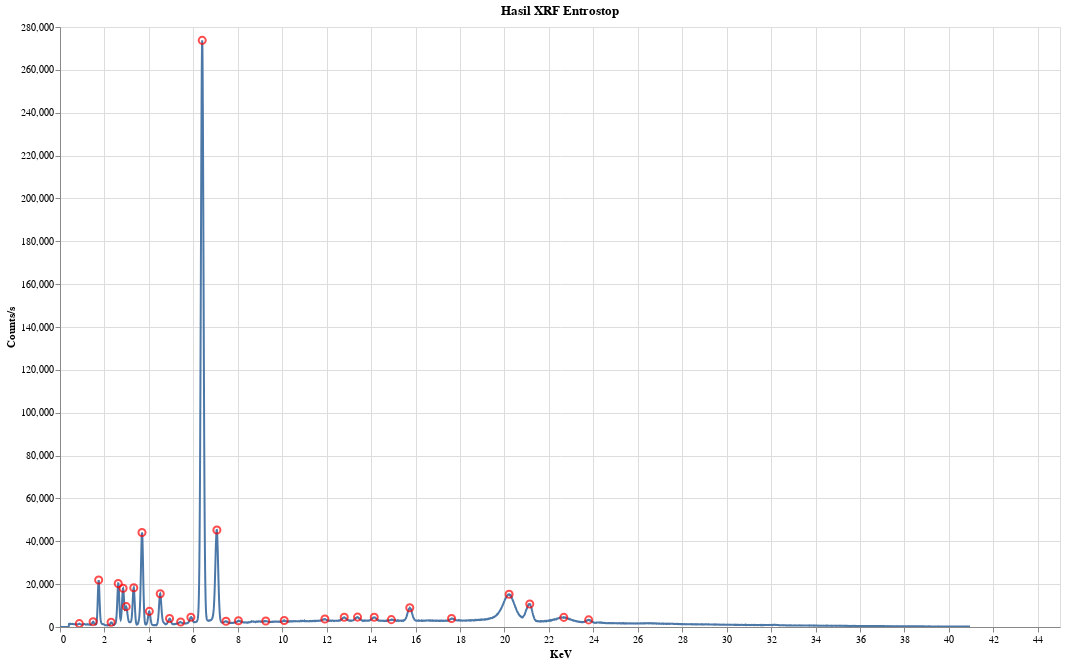

This figure's notebook cell:
### Code cell
plot_data(df_datas["Entrostop"], "Hasil XRF Entrostop", width=1000, height=600, prominence=400)

### Figure 1 — Vega-Lite specification as saved in the notebook (floating-point values rounded to 4 significant figures; data arrays with more than 128 entries replaced by an {"elided": "..."} marker saying what was removed)
{"config": {"view": {"continuousWidth": 300, "continuousHeight": 300}}, "layer": [{"data": {"name": "data-fe8e60a42d2be57129c1e70618ccf6ef"}, "mark": {"type": "line"}, "encoding": {"tooltip": [{"field": "x", "type": "quantitative"}, {"field": "y", "type": "quantitative"}], "x": {"field": "x", "title": "KeV", "type": "quantitative"}, "y": {"field": "y", "title": "Counts/s", "type": "quantitative"}}, "name": "view_2", "title": "Hasil XRF Entrostop"}, {"data": {"name": "data-5eba0e849a09345410c445b21582bb68"}, "mark": {"type": "point", "color": "red", "size": 50}, "encoding": {"tooltip": [{"field": "x", "type": "quantitative"}, {"field": "y", "type": "quantitative"}], "x": {"field": "x", "type": "quantitative"}, "y": {"field": "y", "type": "quantitative"}}}], "height": 600, "params": [{"name": "param_2", "select": {"type": "interval", "encodings": ["x", "y"]}, "bind": "scales", "views": ["view_2"]}], "width": 1000, "$schema": "https://vega.github.io/schema/vega-lite/v5.20.1.json", "datasets": {"data-fe8e60a42d2be57129c1e70618ccf6ef": {"elided": "4096 records"}, "data-5eba0e849a09345410c445b21582bb68": [{"x": 0.87, "y": 1581.0}, {"x": 1.49, "y": 2491.0}, {"x": 1.74, "y": 21900.0}, {"x": 2.3, "y": 2200.0}, {"x": 2.62, "y": 20320.0}, {"x": 2.84, "y": 18050.0}, {"x": 2.98, "y": 9500.0}, {"x": 3.32, "y": 18320.0}, {"x": 3.69, "y": 44110.0}, {"x": 4.02, "y": 7293.0}, {"x": 4.51, "y": 15540.0}, {"x": 4.93, "y": 3946.0}, {"x": 5.43, "y": 2299.0}, {"x": 5.89, "y": 4552.0}, {"x": 6.4, "y": 273800.0}, {"x": 7.06, "y": 45280.0}, {"x": 7.47, "y": 2716.0}, {"x": 8.03, "y": 2891.0}, {"x": 9.26, "y": 2769.0}, {"x": 10.09, "y": 3022.0}, {"x": 11.92, "y": 3716.0}, {"x": 12.79, "y": 4542.0}, {"x": 13.39, "y": 4615.0}, {"x": 14.14, "y": 4533.0}, {"x": 14.91, "y": 3435.0}, {"x": 15.74, "y": 8968.0}, {"x": 17.62, "y": 3945.0}, {"x": 20.21, "y": 15290.0}, {"x": 21.14, "y": 10760.0}, {"x": 22.67, "y": 4500.0}, {"x": 23.79, "y": 3314.0}]}}
